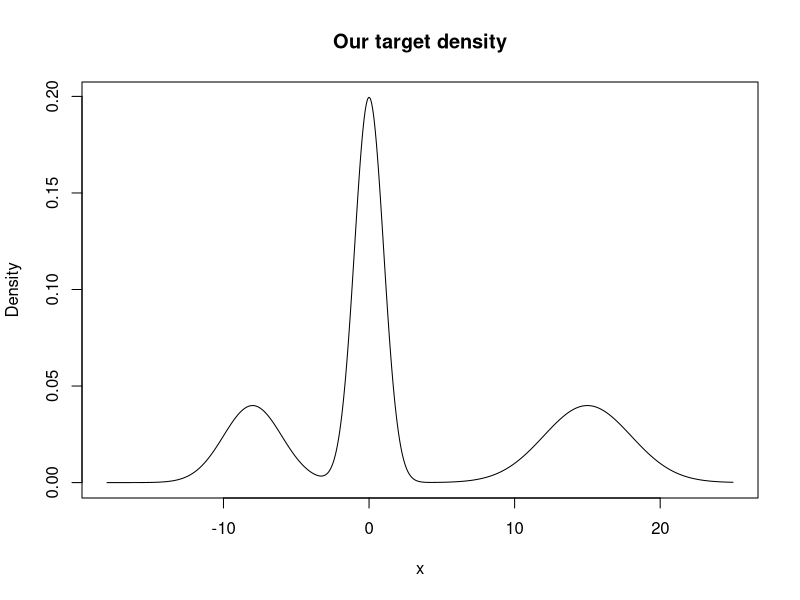
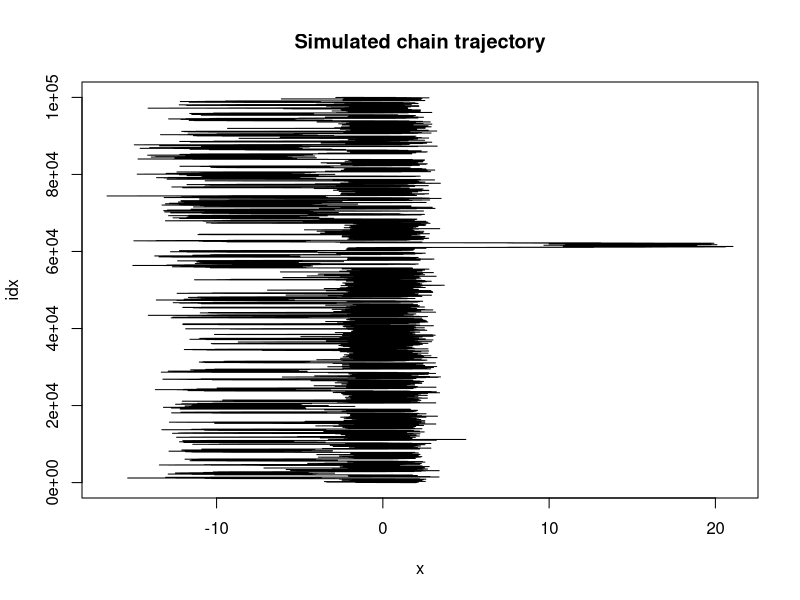
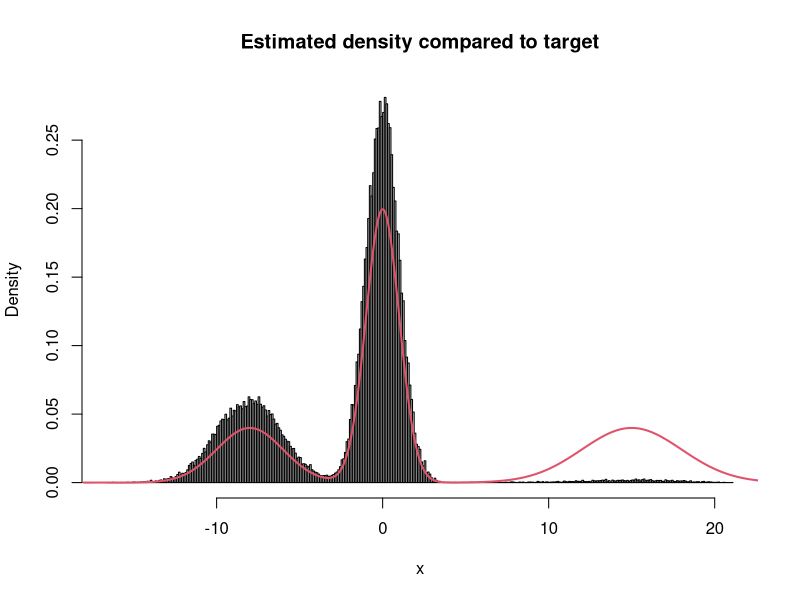
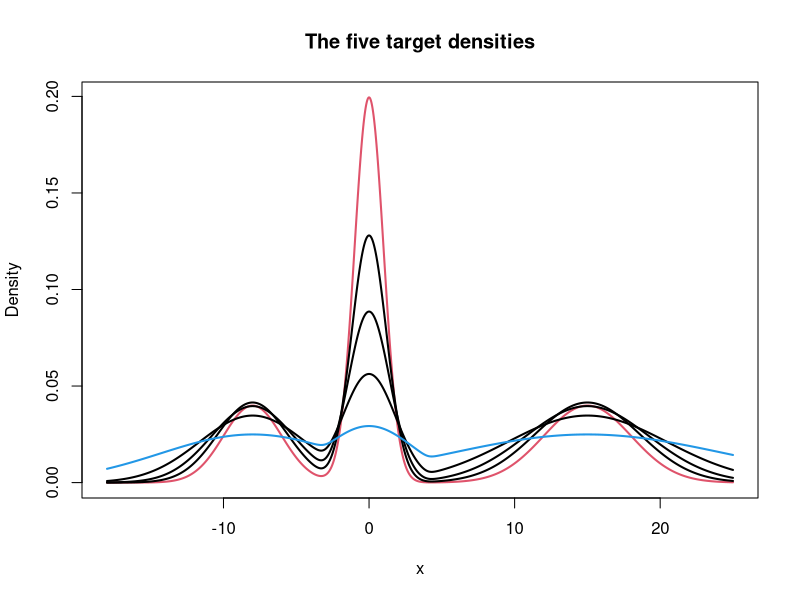
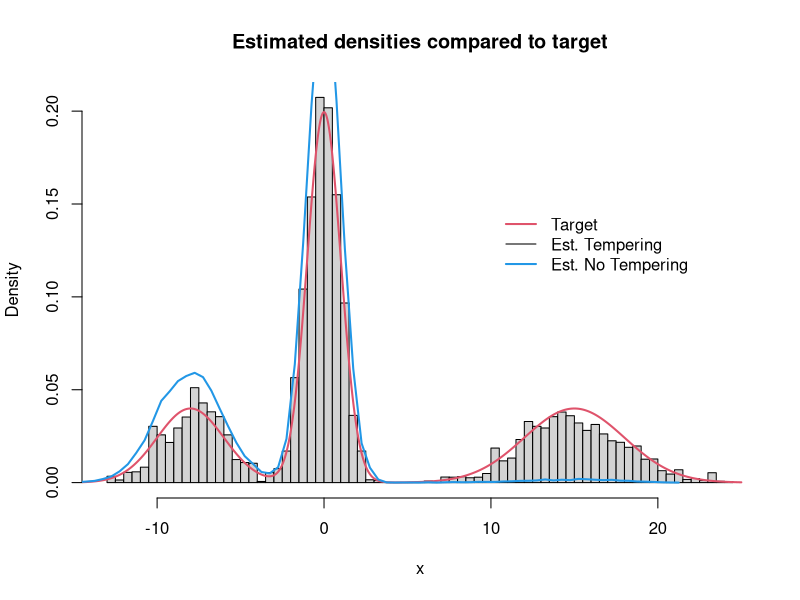
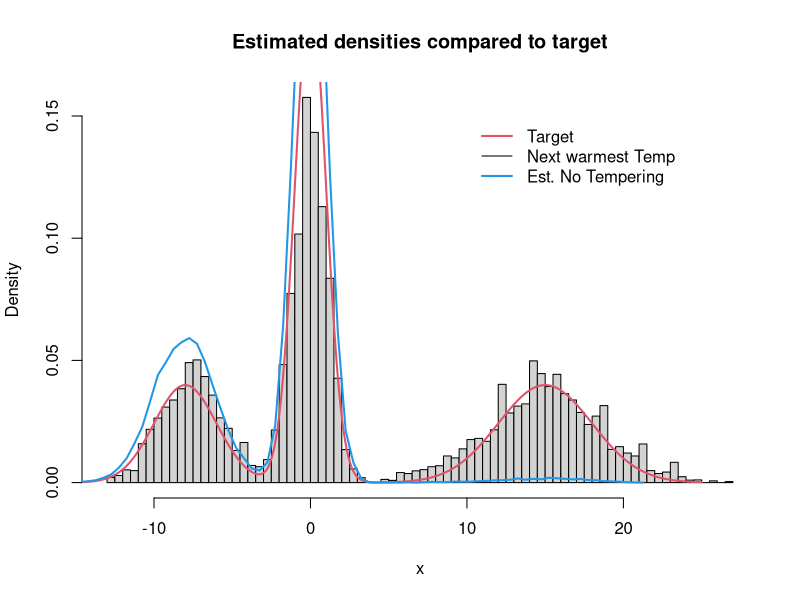
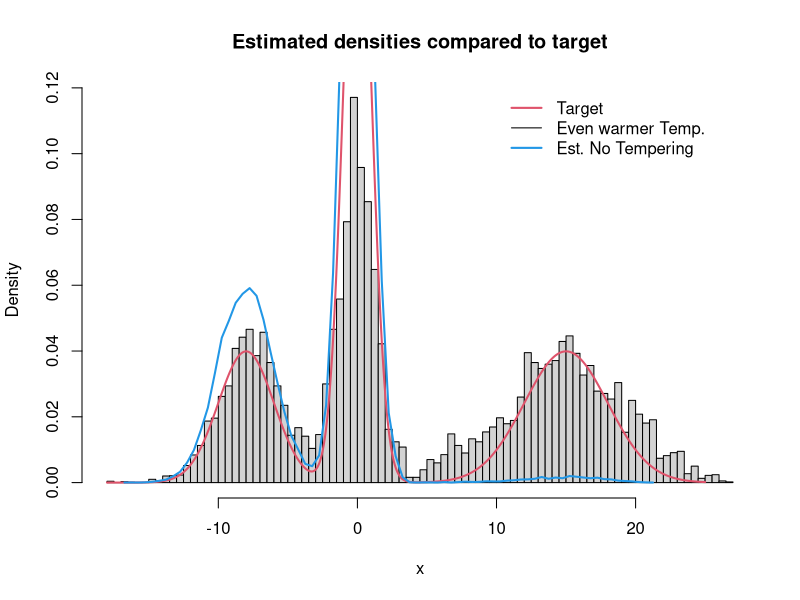
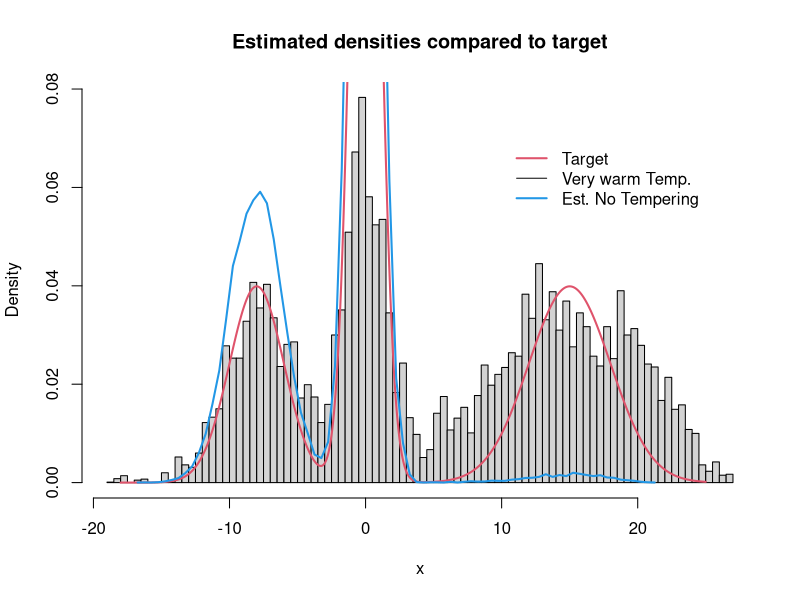

Reproduce these figures in R, in order.
## ---- chunk 1
library(mcmc)
mydens<-function(x) 0.5*dnorm(x)+0.2*dnorm(x,-8,2)+0.3*dnorm(x,15,3)
xx<-seq(-18,25,0.01)   # Some x-values to plot against
plot(xx,mydens(xx),type="l",xlab="x",ylab="Density",main="Our target density")
## ---- chunk 2
lupost<-function(x) log(0.5*dnorm(x)+0.2*dnorm(x,-8,2)+0.3*dnorm(x,15,3))
## ---- chunk 3
set.seed(28651)
out<-metrop(lupost,initial=2,nbatch=1e5,scale=1)
## ---- chunk 4
plot(out$batch[,1],1:1e5,type='l',xlab="x",ylab="idx",main="Simulated chain trajectory")
## ---- chunk 5
hist(out$batch,breaks=500,probability=TRUE,xlab="x",ylab="Density",main="Estimated density compared to target")
lines(xx,mydens(xx),col=2,lwd=2)
## ---- chunk 6
witch.which <- c(0.1, 0.3, 0.5, 0.7, 1.0)   # these are the temperatures
ncomp <- length(witch.which)
my_cols <- c(4,1,1,1,2)
plot(xx,mydens(xx),type="l",lwd=2,col=2, xlab="x",ylab="Density",
     main="The five target densities")
sapply((ncomp-1):1,
       function(beta_idx) {
           beta <- witch.which[beta_idx]
           yy <- mydens(xx)^beta/integrate(function(x) mydens(x)^beta,-50,50,subdivisions = 1000)$value
           lines(xx,yy,lwd=2,col=my_cols[beta_idx])
       })
## ---- chunk 7
neighbors <- matrix(FALSE, ncomp, ncomp)  # defines which chains are adjacent to which.
neighbors[row(neighbors) == col(neighbors) + 1] <- TRUE
neighbors[row(neighbors) == col(neighbors) - 1] <- TRUE
ludfun <- function(state) {
    stopifnot(is.numeric(state))
    stopifnot(length(state) == 2)
    # temper will pass this function arguments using the vector state (the current state)
    # the first elelment of the current state is the temperature of the calling chain
    icomp <- state[1]  
    stopifnot(icomp == as.integer(icomp))
    stopifnot(1 <= icomp && icomp <= ncomp)
    # now read off the current state of this chain (everything except the temperature)
    x <- state[-1]
    bnd <- witch.which[icomp]
    return(bnd*(log(0.5*dnorm(x)+0.2*dnorm(x,-8,2)+0.3*dnorm(x,15,3))))
}
thetas <- matrix(0, ncomp, 1)  # defines the initial thetas (=0 for each chain)
outREM <- temper(ludfun, initial = thetas, neighbors = neighbors, nbatch = 20000,blen = 1, scale = 1, parallel = TRUE, debug = TRUE)
## ---- chunk 8
hist(outREM$batch[,5,1],breaks=100,probability = TRUE,xlab="x",ylab="Density",main="Estimated densities compared to target")
out_hist <- hist(out$batch[1:100000,1],breaks=100,plot=FALSE)
lines(xx,mydens(xx),col=2,lwd=2)
lines(out_hist$mids,out_hist$density,col=4,lwd=2)
legend(10,0.15,c("Target","Est. Tempering","Est. No Tempering"),col=c(2,1,4),lwd=c(2,1,2),bty="n")
## ---- chunk 9
hist(outREM$batch[,4,1],breaks=100,probability = TRUE,xlab="x",ylab="Density",main="Estimated densities compared to target")
out_hist <- hist(out$batch[1:100000,1],breaks=100,plot=FALSE)
lines(xx,mydens(xx),col=2,lwd=2)
lines(out_hist$mids,out_hist$density,col=4,lwd=2)
legend(10,0.15,c("Target","Next warmest Temp","Est. No Tempering"),col=c(2,1,4),lwd=c(2,1,2),bty="n")

hist(outREM$batch[,3,1],breaks=100,probability = TRUE,xlab="x",ylab="Density",main="Estimated densities compared to target")
out_hist <- hist(out$batch[1:100000,1],breaks=100,plot=FALSE)
lines(xx,mydens(xx),col=2,lwd=2)
lines(out_hist$mids,out_hist$density,col=4,lwd=2)
legend(10,0.12,c("Target","Even warmer Temp.","Est. No Tempering"),col=c(2,1,4),lwd=c(2,1,2),bty="n")

hist(outREM$batch[,2,1],breaks=100,probability = TRUE,xlab="x",ylab="Density",main="Estimated densities compared to target")
out_hist <- hist(out$batch[1:100000,1],breaks=100,plot=FALSE)
lines(xx,mydens(xx),col=2,lwd=2)
lines(out_hist$mids,out_hist$density,col=4,lwd=2)
legend(10,0.07,c("Target","Very warm Temp.","Est. No Tempering"),col=c(2,1,4),lwd=c(2,1,2),bty="n")

hist(outREM$batch[,1,1],breaks=100,probability = TRUE,xlab="x",ylab="Density",main="Estimated densities compared to target")
out_hist <- hist(out$batch[1:100000,1],breaks=100,plot=FALSE)
lines(xx,mydens(xx),col=2,lwd=2)
lines(out_hist$mids,out_hist$density,col=4,lwd=2)
legend(10,0.053,c("Target","Warmest temp.","Est. No Tempering"),col=c(2,1,4),lwd=c(2,1,2),bty="n")

## ---- chunk 10
layout(matrix(1:2,nc=2))
plot(out$batch[1:20000],1:20000,xlim=c(-18,25),xlab="x",ylab="idx",type="l",main="No tempering")
plot(outREM$batch[1:20000,5,1],1:20000,xlim=c(-18,25),xlab="x",ylab="idx",type="l",main="Tempering")
